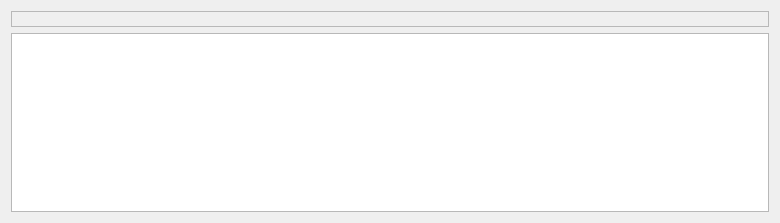
<?xml version="1.0" encoding="UTF-8"?>
<ui version="4.0">
 <class>ICatMyDataSearch</class>
 <widget class="QWidget" name="ICatMyDataSearch">
  <property name="geometry">
   <rect>
    <x>0</x>
    <y>0</y>
    <width>780</width>
    <height>223</height>
   </rect>
  </property>
  <property name="windowTitle">
   <string>My Data Search Results</string>
  </property>
  <layout class="QGridLayout" name="gridLayout">
   <item row="0" column="0">
    <widget class="QLabel" name="mydatalabel">
     <property name="frameShape">
      <enum>QFrame::StyledPanel</enum>
     </property>
     <property name="frameShadow">
      <enum>QFrame::Sunken</enum>
     </property>
     <property name="text">
      <string/>
     </property>
    </widget>
   </item>
   <item row="1" column="0">
    <widget class="QTableWidget" name="myDatatableWidget">
     <property name="toolTip">
      <string/>
     </property>
     <property name="alternatingRowColors">
      <bool>true</bool>
     </property>
     <property name="selectionMode">
      <enum>QAbstractItemView::SingleSelection</enum>
     </property>
     <property name="selectionBehavior">
      <enum>QAbstractItemView::SelectRows</enum>
     </property>
    </widget>
   </item>
  </layout>
 </widget>
 <resources/>
 <connections/>
</ui>
